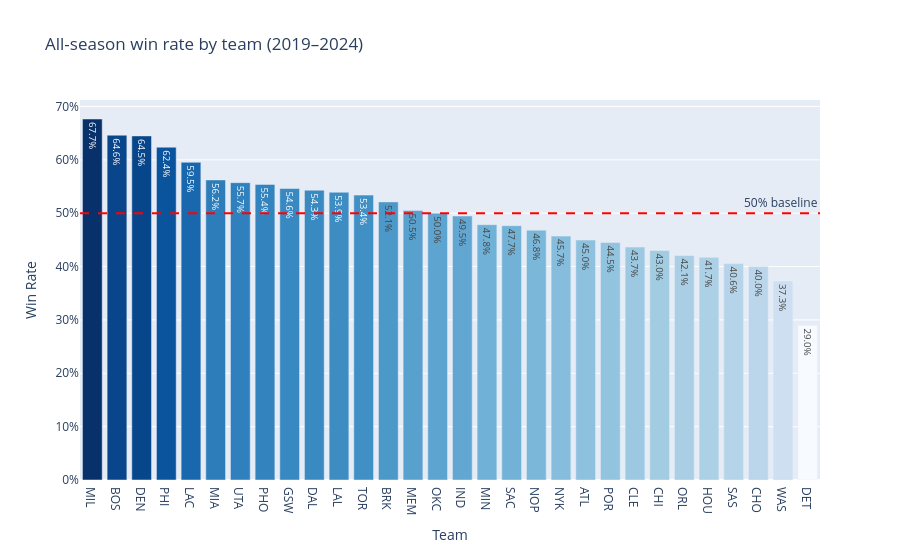

Source (notebook cell):
### Markdown cell above
**📌 Insight — Home Court Advantage**

Home teams win approximately **57–59%** of games vs ~41–43% for away teams — a **~16 percentage-point gap**. This makes `Is_Home` one of the single strongest predictors in the dataset.

Key context:
- The NBA average home-win rate (pre-COVID) was historically ~60%; the bubble season compressed this toward 50%, as there was no true home crowd.
- In betting markets, home court is typically worth **2–3 points** on the spread.
- The model must weight this feature heavily for calibrated probability outputs.

### Code cell
# ── 5.3 Team win rates (all seasons combined) ────────────────────────────
team_wr = (
    df.groupby("Team")["Target"].mean()
      .sort_values(ascending=False)
      .reset_index()
)
team_wr.columns = ["Team", "Win Rate"]

fig = px.bar(
    team_wr, x="Team", y="Win Rate",
    title="All-season win rate by team (2019–2024)",
    color="Win Rate",
    color_continuous_scale="Blues",
    text_auto=".1%"
)
fig.update_layout(yaxis_tickformat=".0%", coloraxis_showscale=False)
fig.add_hline(y=0.5, line_dash="dash", line_color="red", annotation_text="50% baseline")
fig.show()

### Figure 1 — Plotly figure (JSON) as saved in the notebook; plotly's stock layout.template omitted (floating-point values rounded to 4 significant figures)
{"data": [{"hovertemplate": "Team=%{x}<br>Win Rate=%{marker.color}<extra></extra>", "legendgroup": "", "marker": {"color": [0.6765, 0.6462, 0.6448, 0.6237, 0.5953, 0.5624, 0.5572, 0.5539, 0.5462, 0.5432, 0.5393, 0.5339, 0.5212, 0.5053, 0.5, 0.4947, 0.4784, 0.4767, 0.4682, 0.4571, 0.4497, 0.4451, 0.4366, 0.4301, 0.4207, 0.4174, 0.4055, 0.4, 0.3729, 0.2897], "coloraxis": "coloraxis", "pattern": {"shape": ""}}, "name": "", "orientation": "v", "showlegend": false, "textposition": "auto", "texttemplate": "%{y:.1%}", "type": "bar", "x": ["MIL", "BOS", "DEN", "PHI", "LAC", "MIA", "UTA", "PHO", "GSW", "DAL", "LAL", "TOR", "BRK", "MEM", "OKC", "IND", "MIN", "SAC", "NOP", "NYK", "ATL", "POR", "CLE", "CHI", "ORL", "HOU", "SAS", "CHO", "WAS", "DET"], "xaxis": "x", "y": [0.6765, 0.6462, 0.6448, 0.6237, 0.5953, 0.5624, 0.5572, 0.5539, 0.5462, 0.5432, 0.5393, 0.5339, 0.5212, 0.5053, 0.5, 0.4947, 0.4784, 0.4767, 0.4682, 0.4571, 0.4497, 0.4451, 0.4366, 0.4301, 0.4207, 0.4174, 0.4055, 0.4, 0.3729, 0.2897], "yaxis": "y"}], "layout": {"annotations": [{"showarrow": false, "text": "50% baseline", "x": 1, "xanchor": "right", "xref": "x domain", "y": 0.5, "yanchor": "bottom", "yref": "y"}], "barmode": "relative", "coloraxis": {"colorbar": {"title": {"text": "Win Rate"}}, "colorscale": [[0, "rgb(247,251,255)"], [0.125, "rgb(222,235,247)"], [0.25, "rgb(198,219,239)"], [0.375, "rgb(158,202,225)"], [0.5, "rgb(107,174,214)"], [0.625, "rgb(66,146,198)"], [0.75, "rgb(33,113,181)"], [0.875, "rgb(8,81,156)"], [1, "rgb(8,48,107)"]], "showscale": false}, "legend": {"tracegroupgap": 0}, "shapes": [{"line": {"color": "red", "dash": "dash"}, "type": "line", "x0": 0, "x1": 1, "xref": "x domain", "y0": 0.5, "y1": 0.5, "yref": "y"}], "title": {"text": "All-season win rate by team (2019–2024)"}, "xaxis": {"anchor": "y", "domain": [0, 1], "title": {"text": "Team"}}, "yaxis": {"anchor": "x", "domain": [0, 1], "tickformat": ".0%", "title": {"text": "Win Rate"}}}}
